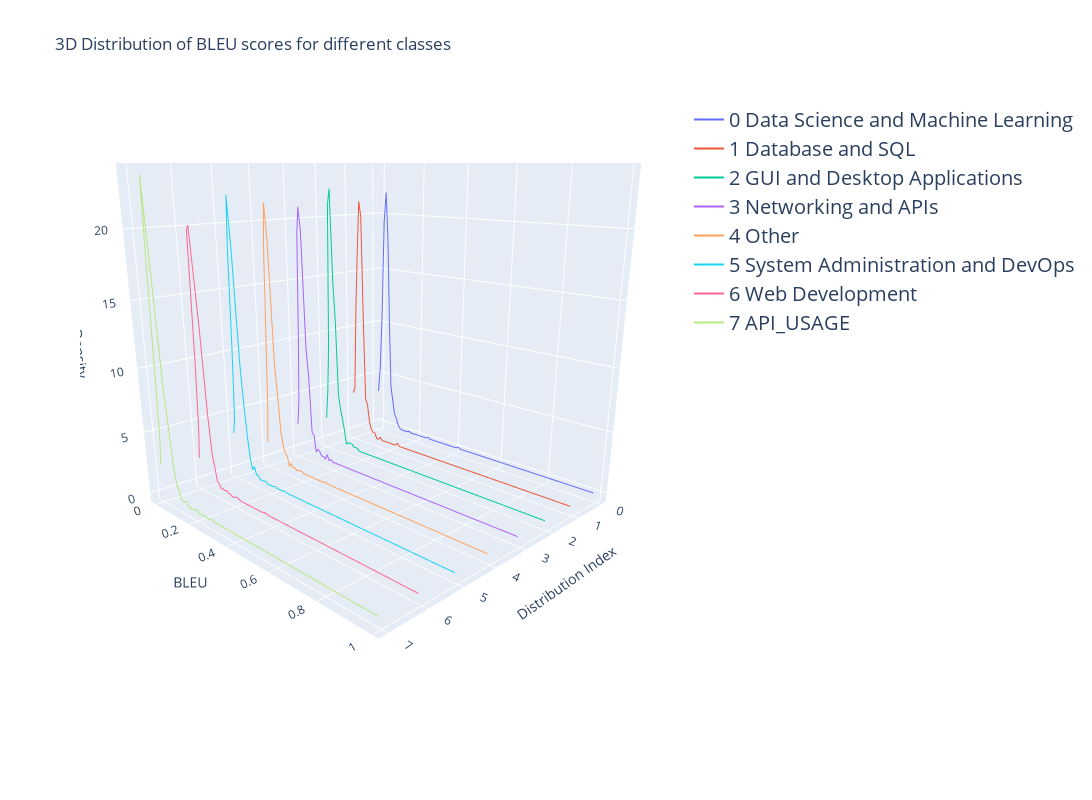

Notebook code for this chart:
### Code cell
interactive_3d_distributions(dfs_adapter, 'BLEU')
